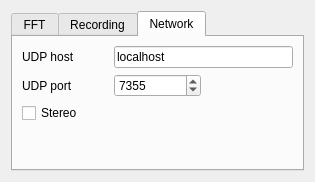
<?xml version="1.0" encoding="UTF-8"?>
<ui version="4.0">
 <class>CAudioOptions</class>
 <widget class="QDialog" name="CAudioOptions">
  <property name="geometry">
   <rect>
    <x>0</x>
    <y>0</y>
    <width>315</width>
    <height>182</height>
   </rect>
  </property>
  <property name="windowTitle">
   <string>Audio options</string>
  </property>
  <property name="windowIcon">
   <iconset resource="../../resources/icons.qrc">
    <normaloff>:/icons/icons/audio-card.svg</normaloff>:/icons/icons/audio-card.svg</iconset>
  </property>
  <layout class="QVBoxLayout" name="verticalLayout">
   <item>
    <widget class="QTabWidget" name="tabWidget">
     <property name="currentIndex">
      <number>2</number>
     </property>
     <widget class="QWidget" name="tab0">
      <attribute name="title">
       <string>FFT</string>
      </attribute>
      <attribute name="toolTip">
       <string>Audio FFT settings</string>
      </attribute>
      <layout class="QVBoxLayout" name="verticalLayout_4">
       <item>
        <layout class="QHBoxLayout" name="horizontalLayout_2">
         <item>
          <widget class="QLabel" name="fftSplitLabel1">
           <property name="toolTip">
            <string>Adjust split between pandapter and waterfall</string>
           </property>
           <property name="text">
            <string>Pandapter</string>
           </property>
          </widget>
         </item>
         <item>
          <widget class="QSlider" name="fftSplitSlider">
           <property name="toolTip">
            <string>Adjust split between pandapter and waterfall</string>
           </property>
           <property name="minimum">
            <number>0</number>
           </property>
           <property name="maximum">
            <number>100</number>
           </property>
           <property name="value">
            <number>100</number>
           </property>
           <property name="orientation">
            <enum>Qt::Horizontal</enum>
           </property>
          </widget>
         </item>
         <item>
          <widget class="QLabel" name="fftSplitLabel2">
           <property name="toolTip">
            <string>Adjust split between pandapter and waterfall</string>
           </property>
           <property name="text">
            <string>Waterfall</string>
           </property>
          </widget>
         </item>
        </layout>
       </item>
       <item>
        <layout class="QFormLayout" name="formLayout">
         <item row="0" column="0">
          <widget class="QLabel" name="pandRangeLabel">
           <property name="toolTip">
            <string>Adjust dB range on the pandapter</string>
           </property>
           <property name="text">
            <string>Pandapter dB range</string>
           </property>
           <property name="alignment">
            <set>Qt::AlignRight|Qt::AlignTrailing|Qt::AlignVCenter</set>
           </property>
          </widget>
         </item>
         <item row="0" column="1">
          <widget class="ctkRangeSlider" name="pandRangeSlider">
           <property name="toolTip">
            <string>Adjust dB range on the pandapter</string>
           </property>
           <property name="minimum">
            <number>-120</number>
           </property>
           <property name="maximum">
            <number>0</number>
           </property>
           <property name="value">
            <number>-80</number>
           </property>
           <property name="orientation">
            <enum>Qt::Horizontal</enum>
           </property>
          </widget>
         </item>
         <item row="1" column="0">
          <widget class="QLabel" name="wfRangeLabel">
           <property name="toolTip">
            <string>Adjust dB range on the waterfall</string>
           </property>
           <property name="text">
            <string>Waterfall dB range</string>
           </property>
           <property name="alignment">
            <set>Qt::AlignRight|Qt::AlignTrailing|Qt::AlignVCenter</set>
           </property>
          </widget>
         </item>
         <item row="1" column="1">
          <widget class="ctkRangeSlider" name="wfRangeSlider">
           <property name="toolTip">
            <string>Adjust dB range on the waterfall</string>
           </property>
           <property name="minimum">
            <number>-120</number>
           </property>
           <property name="maximum">
            <number>0</number>
           </property>
           <property name="value">
            <number>-80</number>
           </property>
           <property name="orientation">
            <enum>Qt::Horizontal</enum>
           </property>
          </widget>
         </item>
         <item row="2" column="1">
          <widget class="QPushButton" name="audioLockButton">
           <property name="sizePolicy">
            <sizepolicy hsizetype="MinimumExpanding" vsizetype="Preferred">
             <horstretch>0</horstretch>
             <verstretch>0</verstretch>
            </sizepolicy>
           </property>
           <property name="toolTip">
            <string>Lock panadapter and waterfall sliders together</string>
           </property>
           <property name="statusTip">
            <string>Lock panadapter and waterfall sliders together</string>
           </property>
           <property name="text">
            <string>Lock</string>
           </property>
           <property name="checkable">
            <bool>true</bool>
           </property>
           <property name="autoDefault">
            <bool>false</bool>
           </property>
          </widget>
         </item>
        </layout>
       </item>
      </layout>
     </widget>
     <widget class="QWidget" name="tab1">
      <attribute name="title">
       <string>Recording</string>
      </attribute>
      <attribute name="toolTip">
       <string>Recording settings</string>
      </attribute>
      <layout class="QVBoxLayout" name="verticalLayout_2">
       <item>
        <widget class="QLabel" name="recDirLabel">
         <property name="text">
          <string>Location for recorded audio files:</string>
         </property>
        </widget>
       </item>
       <item>
        <layout class="QHBoxLayout" name="horizontalLayout">
         <item>
          <widget class="QLineEdit" name="recDirEdit">
           <property name="toolTip">
            <string>Enter a location for recordings</string>
           </property>
          </widget>
         </item>
         <item>
          <widget class="QPushButton" name="recDirButton">
           <property name="toolTip">
            <string>Select a location using a browser</string>
           </property>
           <property name="text">
            <string>Select</string>
           </property>
          </widget>
         </item>
        </layout>
       </item>
       <item>
        <spacer name="verticalSpacer">
         <property name="orientation">
          <enum>Qt::Vertical</enum>
         </property>
         <property name="sizeHint" stdset="0">
          <size>
           <width>20</width>
           <height>40</height>
          </size>
         </property>
        </spacer>
       </item>
      </layout>
     </widget>
     <widget class="QWidget" name="tab2">
      <attribute name="title">
       <string>Network</string>
      </attribute>
      <attribute name="toolTip">
       <string>Network streaming settings</string>
      </attribute>
      <layout class="QVBoxLayout" name="verticalLayout_3">
       <item>
        <layout class="QGridLayout" name="gridLayout">
         <item row="1" column="0">
          <widget class="QLabel" name="portLabel">
           <property name="sizePolicy">
            <sizepolicy hsizetype="Minimum" vsizetype="Preferred">
             <horstretch>0</horstretch>
             <verstretch>0</verstretch>
            </sizepolicy>
           </property>
           <property name="toolTip">
            <string>Network port to stream to</string>
           </property>
           <property name="text">
            <string>UDP port</string>
           </property>
          </widget>
         </item>
         <item row="1" column="1">
          <widget class="QSpinBox" name="udpPort">
           <property name="toolTip">
            <string>Network port to stream to</string>
           </property>
           <property name="minimum">
            <number>1</number>
           </property>
           <property name="maximum">
            <number>65535</number>
           </property>
           <property name="value">
            <number>7355</number>
           </property>
          </widget>
         </item>
         <item row="0" column="1" colspan="2">
          <widget class="QLineEdit" name="udpHost">
           <property name="toolTip">
            <string>Network host to stream to</string>
           </property>
           <property name="text">
            <string>localhost</string>
           </property>
          </widget>
         </item>
         <item row="0" column="0">
          <widget class="QLabel" name="hostLabel">
           <property name="sizePolicy">
            <sizepolicy hsizetype="Minimum" vsizetype="Preferred">
             <horstretch>0</horstretch>
             <verstretch>0</verstretch>
            </sizepolicy>
           </property>
           <property name="toolTip">
            <string>Network host to stream to</string>
           </property>
           <property name="text">
            <string>UDP host</string>
           </property>
          </widget>
         </item>
         <item row="2" column="0">
          <widget class="QCheckBox" name="udpStereo">
           <property name="text">
            <string>Stereo</string>
           </property>
          </widget>
         </item>
        </layout>
       </item>
       <item>
        <spacer name="verticalSpacer_2">
         <property name="orientation">
          <enum>Qt::Vertical</enum>
         </property>
         <property name="sizeHint" stdset="0">
          <size>
           <width>20</width>
           <height>1</height>
          </size>
         </property>
        </spacer>
       </item>
      </layout>
     </widget>
    </widget>
   </item>
  </layout>
 </widget>
 <customwidgets>
  <customwidget>
   <class>ctkRangeSlider</class>
   <extends>QSlider</extends>
   <header>qtgui/ctk/ctkRangeSlider.h</header>
  </customwidget>
 </customwidgets>
 <resources>
  <include location="../../resources/icons.qrc"/>
 </resources>
 <connections/>
</ui>
